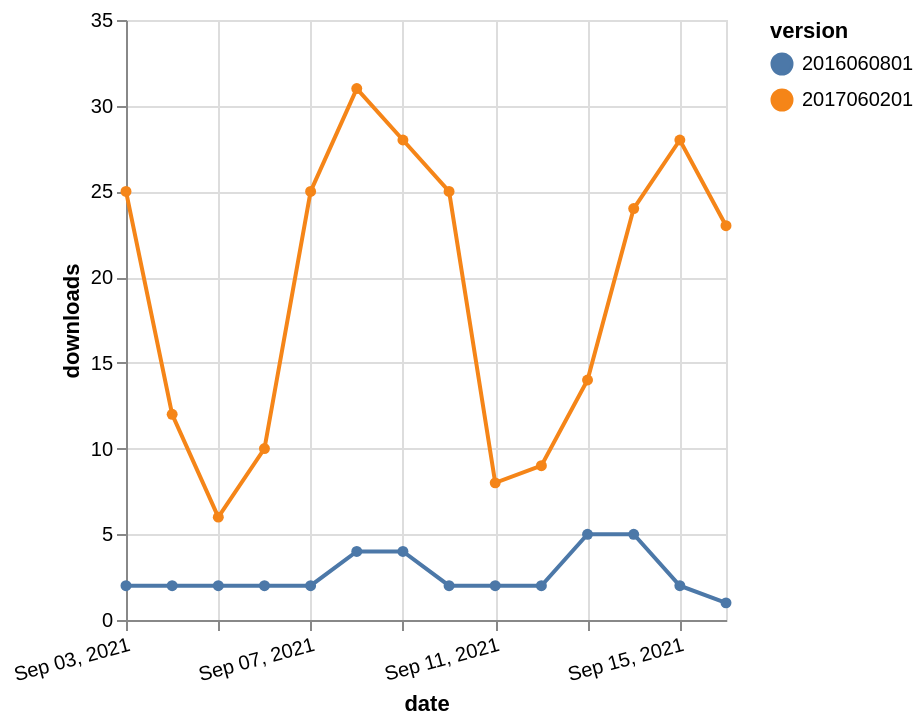

Describe this chart as a Vega-Lite specification.
### Vega-Lite specification from a JSON file in a GitHub repository (floating-point values rounded to 4 significant figures)
{"$schema": "https://vega.github.io/schema/vega-lite/v5.json", "description": "A simple bar chart with embedded data.", "data": {"values": [{"date": "2021-09-03", "total": 6534, "delta": 2, "version": "2016060801"}, {"date": "2021-09-04", "total": 6536, "delta": 2, "version": "2016060801"}, {"date": "2021-09-05", "total": 6538, "delta": 2, "version": "2016060801"}, {"date": "2021-09-06", "total": 6540, "delta": 2, "version": "2016060801"}, {"date": "2021-09-07", "total": 6542, "delta": 2, "version": "2016060801"}, {"date": "2021-09-08", "total": 6546, "delta": 4, "version": "2016060801"}, {"date": "2021-09-09", "total": 6550, "delta": 4, "version": "2016060801"}, {"date": "2021-09-10", "total": 6552, "delta": 2, "version": "2016060801"}, {"date": "2021-09-11", "total": 6554, "delta": 2, "version": "2016060801"}, {"date": "2021-09-12", "total": 6556, "delta": 2, "version": "2016060801"}, {"date": "2021-09-13", "total": 6561, "delta": 5, "version": "2016060801"}, {"date": "2021-09-14", "total": 6566, "delta": 5, "version": "2016060801"}, {"date": "2021-09-15", "total": 6568, "delta": 2, "version": "2016060801"}, {"date": "2021-09-16", "total": 6569, "delta": 1, "version": "2016060801"}, {"date": "2021-09-03", "total": 23656, "delta": 25, "version": "2017060201"}, {"date": "2021-09-04", "total": 23668, "delta": 12, "version": "2017060201"}, {"date": "2021-09-05", "total": 23674, "delta": 6, "version": "2017060201"}, {"date": "2021-09-06", "total": 23684, "delta": 10, "version": "2017060201"}, {"date": "2021-09-07", "total": 23709, "delta": 25, "version": "2017060201"}, {"date": "2021-09-08", "total": 23740, "delta": 31, "version": "2017060201"}, {"date": "2021-09-09", "total": 23768, "delta": 28, "version": "2017060201"}, {"date": "2021-09-10", "total": 23793, "delta": 25, "version": "2017060201"}, {"date": "2021-09-11", "total": 23801, "delta": 8, "version": "2017060201"}, {"date": "2021-09-12", "total": 23810, "delta": 9, "version": "2017060201"}, {"date": "2021-09-13", "total": 23824, "delta": 14, "version": "2017060201"}, {"date": "2021-09-14", "total": 23848, "delta": 24, "version": "2017060201"}, {"date": "2021-09-15", "total": 23876, "delta": 28, "version": "2017060201"}, {"date": "2021-09-16", "total": 23899, "delta": 23, "version": "2017060201"}]}, "width": "container", "mark": {"type": "line", "point": {"filled": true}}, "encoding": {"x": {"field": "date", "type": "temporal", "timeUnit": "yearmonthdate", "title": "date", "axis": {"labelAngle": -15}}, "y": {"field": "delta", "type": "quantitative", "title": "downloads"}, "color": {"field": "version", "type": "nominal"}, "tooltip": {"field": "delta"}}}
